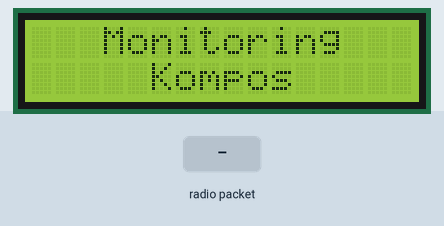
A sketch run on a simulated ESP8266 (NodeMCU). Parts: 16×2 character LCD. The inputs (shaded band) are chosen by the test bench. WiFi joins after 1.5 s; servers stay silent unless stated; no radio packets arrive unless stated; what the sketch prints to the serial monitor is not drawn.

Above: at 0.1 s.
At 7.7 s:
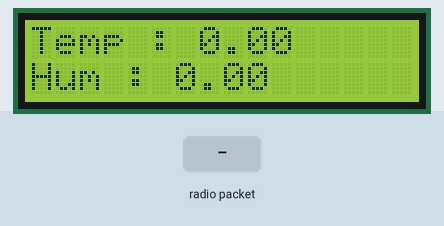
7.8 s: radio packet "T" arrives
Timing chart, 0 to 10.8 s (numbered marks = the images above; inputs shaded):
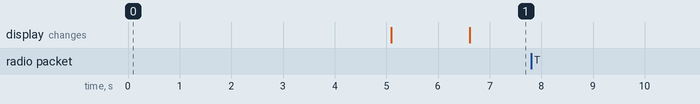

Measured:
- after the input at 7.8 s, every drawn part: stays the same

The sketch:

rx_new.ino
```cpp
#include <nRF24L01.h>
#include <RF24.h>
#include <EEPROM.h>
#include <ESP8266WiFi.h>
#include <Wire.h>
#include <LiquidCrystal_I2C.h>
//Mendeklarasikan fungsi i2c lcd dengan alamat 0x3F untuk lcd 16x2
LiquidCrystal_I2C lcd(0x3F,16,2);

//Mendefinisikan kunci api thingspeak
String apiKey = "CI37IVZ4CUSGEXDY";
//Mendefinisikan ssid dan password wifi (ganti ssid dan password sesuai wifi user)
const char* ssid = "BUSTAMI";
const char* password = "INDONESIA";

WiFiClient client;

//Mendefinisikan server api thinkspeak
const char* server = "api.thingspeak.com";

//Mendeklarasikan fungsi RF24 dengan nama "radio" pada pin 2 (CE) dan 15 (CSN)
RF24 radio(2, 15); // CE, CSN
//Mendefinisikan address atau alamat komunikasi NRF
const byte address[6] = "00001";
//Deklarasi variabel untuk menyimpan nilai humidity dan temperatur
float temperature;
float humidity;
void setup()
{
  //memulai komunikasi serial dengan baud rate 115200
  Serial.begin(115200);
  //memulai lcd
  lcd.begin();
  lcd.backlight();
  lcd.setCursor(3,0);
  lcd.print("Monitoring");
  lcd.setCursor(5,1);
  lcd.print("Kompos");
  delay(5000);
  lcd.clear();
  //memulai komunikasi nrf dengan address dari sisi receiver
  radio.begin();
  //menggunakan address atau alamat yang sudah didefinisikan sebelumnya
  radio.openReadingPipe(0, address);
  radio.setPALevel(RF24_PA_MIN);
  radio.startListening();
  Serial.print("Receiver Started, ID: ");
  Serial.print("Connecting to ");
  Serial.println(ssid);
  Serial.println();
  //melakukan connect ke wifi
  WiFi.begin(ssid, password);
  while (WiFi.status() != WL_CONNECTED)
  {
    delay(500);
    Serial.print(".");
  }
  Serial.println("");
  Serial.println("WiFi connected");

}

void loop()
{
    //mengatur tampilan pada lcd untuk baris atas temperatur dan baris bawah humidity
    lcd.setCursor(0,0);
    lcd.print("Temp : ");
    lcd.setCursor(7,0);
    lcd.print(temperature);
    lcd.setCursor(0,1);
    lcd.print("Hum : ");
    lcd.setCursor(6,1);
    lcd.print(humidity);

    //melakukan pengecekan apabila data nrf diterima
    if (radio.available()) {
      //menyiapkan variabel char array rx untuk penerimaan data
      char rx[32] = "";
      //membaca data yang diterima lalu dimasukkan ke variabel rx
      radio.read(&rx, sizeof(rx));
      //melakukan pengecekan header data apabila H maka dimasukkan ke data humidity
      if(rx[0]=='H'){
        char* hum = &rx[1];
        humidity  = atof(hum);
        //Serial.println(humidity);
      }
      //melakukan pengecekan header data apabila T maka dimasukkan ke data temperatur
      if(rx[0]=='T'){
        char* temp = &rx[1];
        temperature  = atof(temp);
        //Serial.println(temperature);

        Serial.println("--- Data retrieved from device ---");
        //melakukan upload data temperatur dan humidity ke server thingspeak melalui port 80
      if (client.connect(server, 80)) { // "184.106.153.149" or api.thingspeak.com
        String postStr = apiKey;
        postStr += "&field1=";
        postStr += String(temperature);
        postStr += "&field2=";
        postStr += String(humidity);
        postStr += "&field3=";

        client.print("POST /update HTTP/1.1\n");
        client.print("Host: api.thingspeak.com\n");
        client.print("Connection: close\n");
        client.print("X-THINGSPEAKAPIKEY: " + apiKey + "\n");
        client.print("Content-Type: application/x-www-form-urlencoded\n");
        client.print("Content-Length: ");
        client.print(postStr.length());
        client.print("\n\n");
        client.print(postStr);

        Serial.println("---- Data sent to Thingspeak ----");
        Serial.print(", Temperature:");
        Serial.print(temperature);
        Serial.print(", Humidity:");
        Serial.println(humidity);
      }
      delay(500);
      //memutus hubungan ke server
      client.stop();
      }
    }
    else
    {
    //Serial.print("No New Message");
    }
}
```
